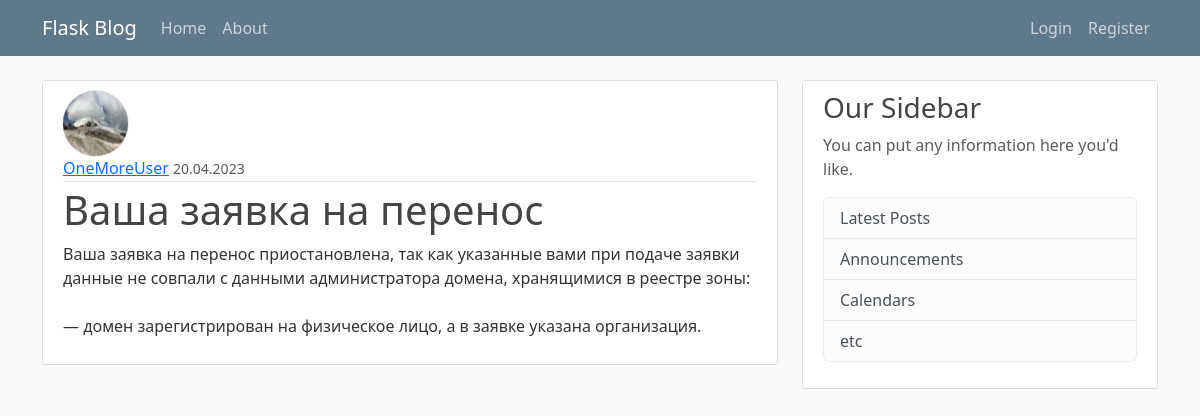
Page /post/13 on the committed database.
### flaskblog/models.py (models this page shows, shortened)
class User(db.Model, UserMixin):
    id = db.Column(db.Integer, primary_key=True)
    username = db.Column(db.String(20), unique=True, nullable=False)
    email = db.Column(db.String(120), unique=True, nullable=False)
    image_file = db.Column(db.String(20), nullable=False, default='default.jpg')
    password = db.Column(db.String(60), nullable=False)
    posts = db.relationship('Post', backref='author', lazy=True)

class Post(db.Model):
    id = db.Column(db.Integer, primary_key=True)
    title = db.Column(db.String(100), nullable=False)
    date_posted = db.Column(db.DateTime, nullable=False, default=datetime.utcnow)
    content = db.Column(db.Text, nullable=False)
    user_id = db.Column(db.Integer, db.ForeignKey('user.id'), nullable=False)

### flaskblog/posts/routes.py (the view)
@posts.route("/post/<int:post_id>")
def post(post_id):
    post = Post.query.get_or_404(post_id)
    return render_template('post.html', title=post.title, post=post)

### flaskblog/templates/post.html (shortened to what this page needs)
{% extends "layout.html" %}
{% block content %}
<article class="media content-section lone-post">
  <img src="{{ url_for('static', filename='profile_pics/' + post.author.image_file) }}" alt="{{ post.author.username }}" class="rounded-circle article-img">
  <div class="media-body">
    <div class="article-metadata">
      <a class="mr-2" href="#">{{ post.author.username }}</a>
      <small class="text-muted">{{ post.date_posted.strftime('%d.%m.%Y') }}</small>
    </div>
    <h1 class="article-title">{{ post.title }}</h1>
    <p class="article-content">{{ post.content }}</p>
  </div>
</article>
{% endblock content %}

### flaskblog/static/main.css (style rules this page uses)
body { background: #fafafa; color: #333333; margin-top: 5rem; }
h1, h2, h3, h4, h5, h6 { color: #444444; }
.content-section { background: #ffffff; padding: 10px 20px; border: 1px solid #dddddd; border-radius: 3px; margin-bottom: 20px; }
.article-title { color: #444444; }
.article-content { white-space: pre-line; }
.article-img { height: 65px; width: 65px; margin-right: 16px; }
.article-metadata { padding-bottom: 1px; margin-bottom: 4px; border-bottom: 1px solid #e3e3e3 }
.rounded-circle { box-shadow: 0px 0px 1px #343434; }

### rows in the picture
User: image_file (picture), author.username "OneMoreUser"
Post: date_posted "20.04.2023", title "Ваша заявка на перенос", content "Ваша заявка на перенос приостановлена, так как указанные вами при подаче заявки данные не совпали с данными администратора домена, хранящимися в реестре зоны: — домен зарегистрирован на физическое лицо, а в заявке указана организация."
